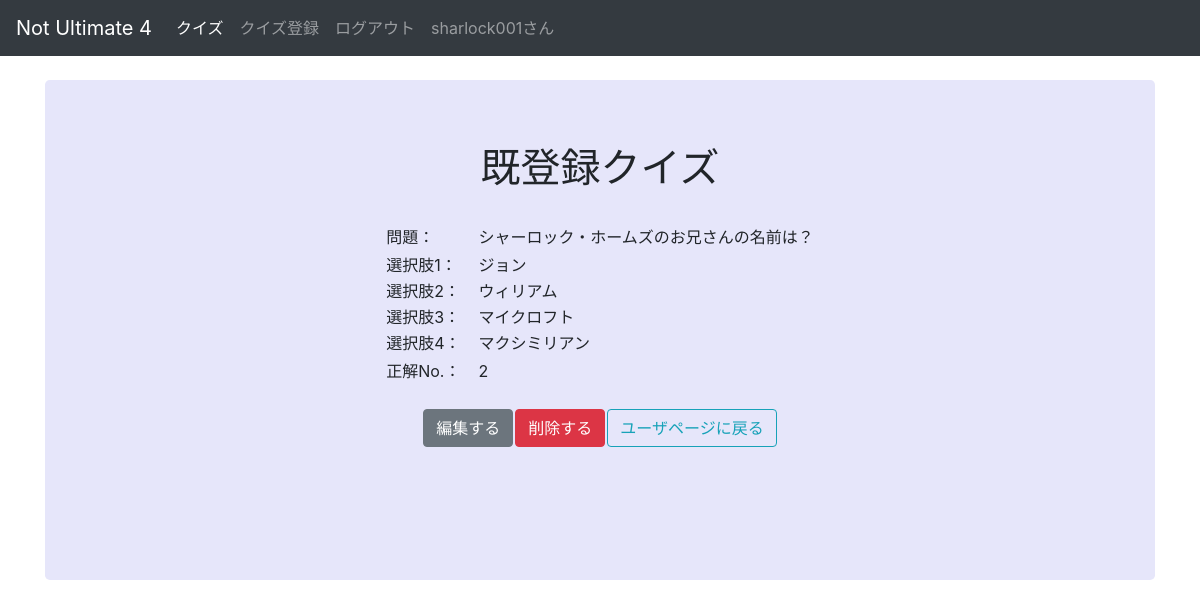
Screenshot of /quiz_detail/1/2 (signed in) with the database file from the repository.
### quattro_scelte/models.py (models this page shows, shortened)
class User(db.Model, UserMixin):
    __tablename__ = 'users'
    id = db.Column(db.Integer, primary_key=True)
    username = db.Column(db.String(128), unique=True, index=True)
    password = db.Column(db.String(128))
    create_at = db.Column(db.DateTime)
    update_at = db.Column(db.DateTime)
    questions = db.relationship('Question', backref='users')
    results = db.relationship('Result', backref='users')

class Question(db.Model):
    __tablename__ = 'questions'
    id = db.Column(db.Integer, primary_key=True)
    inquery = db.Column(db.Text)
    options = db.Column(db.PickleType)
    answer = db.Column(db.Integer)
    create_at = db.Column(db.DateTime)
    update_at = db.Column(db.DateTime)
    user_id = db.Column(db.Integer, db.ForeignKey('users.id'))

### quattro_scelte/views.py (the view)
@views.route('/quiz_detail/<int:user_id>/<int:quiz_id>')
@login_required
def quiz_detail(user_id: int, quiz_id: int):
    question = Question.query.filter_by(id=quiz_id).first()
    if user_id != current_user.id or current_user.id != question.user_id:
        flash(message='閲覧できません')
        return redirect(url_for('views.index'))
    delete_form = QuizDeleteForm(request.form)
    if not question:
        return redirect(url_for('views.user'))
    return render_template('quiz_detail.html', question=question, delete_form=delete_form)

### quattro_scelte/forms.py
class QuizDeleteForm(Form):
    id = HiddenField()
    submit = SubmitField('削除する')

### quattro_scelte/models.py (called while the page is built)
@login_manager.user_loader
def load_user(user_id) -> List[Any]:
    return User.query.get(user_id)

### quattro_scelte/templates/quiz_detail.html (shortened to what this page needs)
{% from "_formhelpers.html" import render_field_q %}
{% extends 'base.html' %}
{% block content %}
<main role="main" class="container">
    <div class="jumbotron text-center" style="height: 500px;">
        <h1>既登録クイズ</h1>
        <br>
        <div>
            <table align="center">
                <tr align="left">
                    <td>問題：　</td>
                    <td>{{ question.inquery }}</td>
                </tr>
                <tr><td></td></tr>
                {% for option in question.options %}
                <tr align="left">
                    <td>選択肢{{ loop.index }}：　</td>
                    <td>{{ option }}</td>
                </tr>
                {% endfor %}
                <tr><td></td></tr>
                <tr align="left">
                    <td>正解No.：　</td>
                    <td>{{ question.answer }}</td>
                </tr>
            </table>
            <br>
            <table align="center">
                <tr>
                    <td>
                        <a class="btn btn-secondary" href="{{ url_for('views.quiz_modify', user_id=current_user.id, quiz_id=question.id) }}">編集する</a>
                    </td>
                    <td>
                        <form method="POST" action="{{ url_for('views.quiz_delete', user_id=current_user.id) }}">
                            {{ delete_form.submit(class="btn btn-danger") }}
                        </form>
                    </td>
                    <td>
                        <a class="btn btn-outline-info" href="{{ url_for('views.user') }}">ユーザページに戻る</a>
                    </td>
                </tr>
            </table>
        </div>
    </div>
</main>
{% endblock %}

### quattro_scelte/templates/base.html (shortened to what this page needs)
<!DOCTYPE html>
<html lang="ja">
<head>
    <link rel="stylesheet" href="https://stackpath.bootstrapcdn.com/bootstrap/4.5.0/css/bootstrap.min.css">
    <link href="../assets/dist/css/bootstrap.css" rel="stylesheet">
    <link rel="stylesheet" href="{{ url_for('static', filename='style.css')}}">
</head>
<body>
<header>
    <nav class="navbar navbar-expand-md navbar-dark bg-dark mb-4">
        <a class="navbar-brand" href="{{ url_for('views.index') }}">Not Ultimate 4</a>
        <div class="collapse navbar-collapse" id="navbarCollapse">
            <ul class="navbar-nav mr-auto">
                <li class="nav-item active">
                    <a class="nav-link" href="{{ url_for('views.quiz_start') }}">クイズ</a>
                </li>
                {% if current_user.is_authenticated %}
                <li class="nav-item">
                    <a class="nav-link" href="{{ url_for('views.quiz_entry') }}">クイズ登録</a>
                </li>
                <li class="nav-item">
                    <a class="nav-link" href="{{ url_for('views.logout') }}">ログアウト</a>
                </li>
                <li class="nav-item">
                    <a class="nav-link" href="{{ url_for('views.user') }}">{{ current_user.username }}さん</a>
                </li>
                {% endif %}
            </ul>
        </div>
    </nav>
    {% block content  %}
    {% endblock %}
</header>
</body>
</html>

### quattro_scelte/static/style.css (style rules this page uses)
body { min-height: 75rem; }
.jumbotron { background-color: #e6e6fa; }

### rows the page displays
User: username "sharlock001"
Question: inquery "シャーロック・ホームズのお兄さんの名前は？", answer "2"

### other values shown
{{ option }} "ジョン" "ウィリアム" "マイクロフト" "マクシミリアン"
